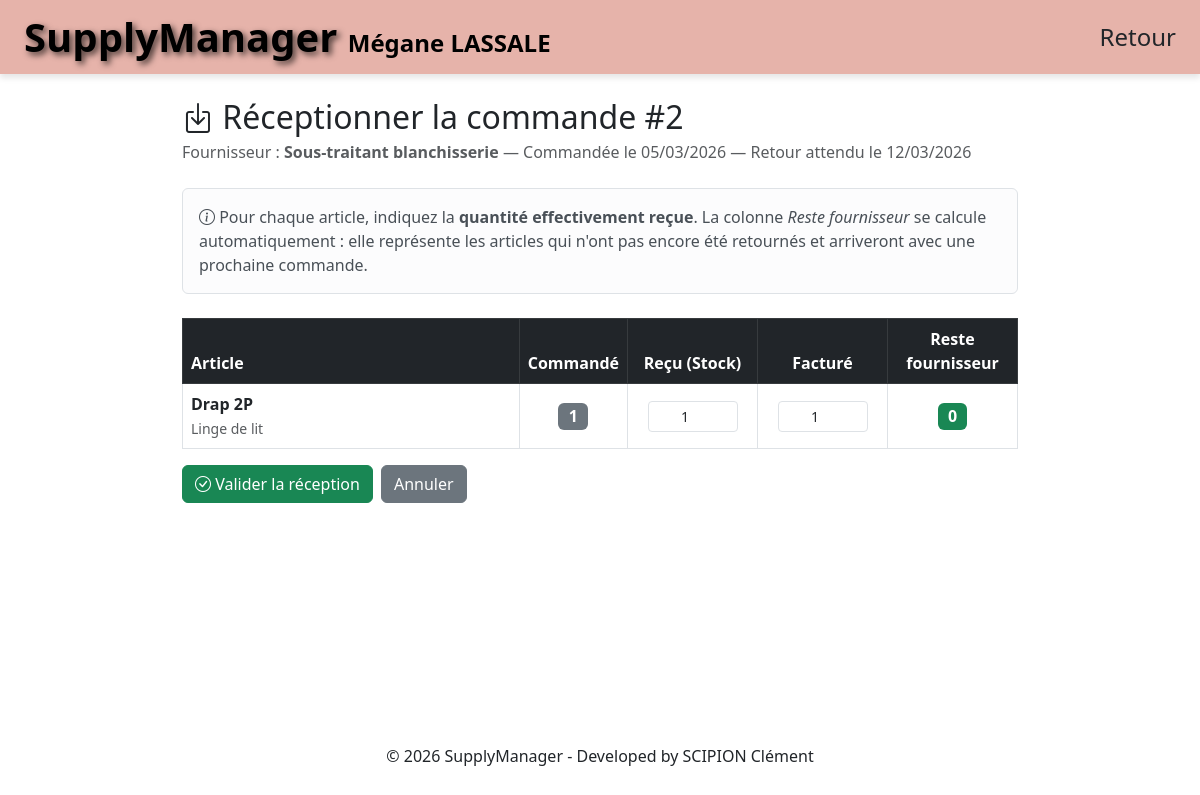
Page /receive-order/2/ (signed in) on the committed database.
### authentication/models.py (models this page shows, shortened)
class User(AbstractUser):
    username = models.CharField(
        max_length=150,
        unique=True,
        validators=[UsernameWithSpacesValidator()],
        error_messages={
            'unique': "Un utilisateur avec ce nom existe déjà.",
        },
    )
    objects = UserManager()
    ADMIN = 'ADMIN'
    DIRECTOR = 'DIRECTOR'
    CREW = 'CREW'
    ROLE_CHOICES = [
        (ADMIN, 'Admin'),
        (DIRECTOR, 'Responsable'),
        (CREW, 'Équipe'),
    ]
    role = models.CharField(max_length=15, choices=ROLE_CHOICES, default=CREW)
    still_active = models.BooleanField(default=True)
    created_by = models.ForeignKey(
        settings.AUTH_USER_MODEL,
        on_delete=models.SET_NULL,
        null=True,
        blank=True,
        related_name='created_users'
    )
    revoked_by = models.ForeignKey(
        settings.AUTH_USER_MODEL,
        on_delete=models.SET_NULL,
        null=True,
        blank=True,
        related_name='revoked_users'
    )
    date_start_contract = models.DateField(
        null=True,
        blank=True,
        verbose_name="Date début contrat"
    )
    date_end_contract = models.DateField(
        null=True,
        blank=True,
        verbose_name="Date fin contrat"
    )
    class Meta:
        verbose_name = "Utilisateur"
        verbose_name_plural = "Utilisateurs"
        indexes = [
            models.Index(fields=['role'], name='user_role_idx'),
            models.Index(fields=['still_active'], name='user_active_idx'),
            models.Index(fields=['date_end_contract'],
                         name='user_end_contract_idx'),
            models.Index(
                fields=['role', 'still_active'],
                name='user_role_active_idx'
            ),
            models.Index(
                fields=['role', 'date_end_contract'],
                name='user_role_contract_idx'
            ),
        ]

### supplier/models.py (models this page shows, shortened)
class Order(models.Model):
    STATUS_CHOICES = [
        ('pending', 'En attente'),
        ('delayed', 'En retard'),
        ('completed', 'Terminée'),
        ('partial', 'Terminée/partielle'),
    ]
    supplier = models.ForeignKey(
        Supplier,
        on_delete=models.CASCADE,
        related_name='orders',
        verbose_name="Fournisseur"
    )
    order_date = models.DateTimeField(
        default=timezone.now,
        verbose_name="Date de commande"
    )
    expected_return_date = models.DateField(
        verbose_name="Date de retour attendue"
    )
    actual_return_date = models.DateField(
        null=True,
        blank=True,
        verbose_name="Date de retour réelle"
    )
    status = models.CharField(
        max_length=20,
        choices=STATUS_CHOICES,
        default='pending',
        verbose_name="Statut"
    )
    created_by = models.ForeignKey(
        'authentication.User',
        on_delete=models.SET_NULL,
        null=True,
        related_name='orders_created',
        verbose_name="Créé par"
    )
    notes = models.TextField(
        blank=True,
        null=True,
        verbose_name="Notes"
    )
    created_at = models.DateTimeField(auto_now_add=True)
    updated_at = models.DateTimeField(auto_now=True)
    class Meta:
        verbose_name = "Commande"
        verbose_name_plural = "Commandes"
        ordering = ['-order_date']
        indexes = [
            models.Index(fields=['expected_return_date'],
                         name='order_exp_ret_idx'),
            models.Index(fields=['status'], name='order_status_idx'),
            models.Index(fields=['supplier', 'status'],
                         name='order_sup_status_idx'),
            models.Index(fields=['-order_date'], name='order_date_idx'),
            models.Index(
                fields=['status', 'expected_return_date'],
                name='order_status_date_idx'
            ),
        ]

class Supplier(models.Model):
    name = models.CharField(max_length=255)
    website = models.URLField(blank=True, null=True)
    contact_email = models.EmailField(blank=True, null=True)
    phone_number = models.CharField(max_length=20, blank=True, null=True)
    address = models.TextField(blank=True, null=True)
    other_details = models.TextField(blank=True, null=True)
    created_at = models.DateTimeField(auto_now_add=True)
    updated_at = models.DateTimeField(auto_now=True)

class OrderItem(models.Model):
    order = models.ForeignKey(
        Order,
        on_delete=models.CASCADE,
        related_name='order_items',
        verbose_name="Commande"
    )
    item = models.ForeignKey(
        'supply.Item',
        on_delete=models.CASCADE,
        related_name='order_items',
        verbose_name="Article"
    )
    quantity = models.PositiveIntegerField(
        verbose_name="Quantité"
    )
    received_quantity = models.PositiveIntegerField(
        null=True,
        blank=True,
        verbose_name="Quantité reçue",
        help_text="Rempli lors de la réception de la commande"
    )
    invoiced_quantity = models.PositiveIntegerField(
        null=True,
        blank=True,
        verbose_name="Quantité facturée"
    )
    notes = models.CharField(
        max_length=255,
        blank=True,
        null=True,
        verbose_name="Notes"
    )
    class Meta:
        verbose_name = "Article de commande"
        verbose_name_plural = "Articles de commande"
        unique_together = ['order', 'item']

### supply/models.py (models this page shows, shortened)
class Item(models.Model):
    name = models.CharField(max_length=255)
    category = models.ForeignKey(
        ItemsCategory,
        on_delete=models.CASCADE,
        related_name='items'
    )
    suppliers = models.ManyToManyField(
        'supplier.Supplier',
        related_name='items',
        blank=True
    )
    total_quantity = models.PositiveIntegerField(default=0)
    outside_quantity = models.PositiveIntegerField(default=0)
    available_quantity = models.PositiveIntegerField(default=0)
    excess_quantity = models.PositiveIntegerField(
        default=0,
        help_text="Quantité excédentaire"
    )
    information = models.CharField(max_length=255, blank=True, null=True)
    created_by = models.ForeignKey(
        'authentication.User',
        on_delete=models.SET_NULL,
        null=True
    )
    is_available = models.BooleanField(default=True)
    created_at = models.DateTimeField(auto_now_add=True)
    updated_at = models.DateTimeField(auto_now=True)
    stock_entry_date = models.DateField(blank=True, null=True)
    last_inventory_quantity = models.PositiveIntegerField(
        default=0,
        help_text="Quantité lors du dernier inventaire"
    )
    last_inventory_date = models.DateTimeField(
        null=True,
        blank=True,
        help_text="Date du dernier inventaire"
    )
    class Meta:
        verbose_name = "Article"
        verbose_name_plural = "Articles"
        ordering = ['name']
        indexes = [
            models.Index(fields=['available_quantity'],
                         name='item_avail_qty_idx'),
            models.Index(fields=['outside_quantity'], name='item_out_qty_idx'),
            models.Index(fields=['excess_quantity'],
                         name='item_excess_qty_idx'),
            models.Index(fields=['is_available'], name='item_is_avail_idx'),
            models.Index(fields=['category', 'name'],
                         name='item_cat_name_idx'),
            models.Index(fields=['-created_at'], name='item_created_idx'),
        ]

class ItemsCategory(models.Model):
    name = models.CharField(max_length=100, unique=True)
    class Meta:
        verbose_name_plural = "Categories"

### supplier/views.py (the view, shortened to what this page needs)
@login_required
def receive_order(request, order_id):
    from supplier.services import OrderReceptionService
    order = get_object_or_404(
        Order.objects.prefetch_related('order_items__item'),
        id=order_id
    )
    if order.status in ['completed', 'partial']:
        messages.warning(request, 'Cette commande est déjà réceptionnée.')
        return redirect('supplies_management')
    order_items = list(order.order_items.select_related('item').all())
    return render(request, 'receive_order.html', {
        'order': order,
        'order_items': order_items,
        'errors': [],
        'post_data': {},
    })

### supplier/templates/receive_order.html (shortened to what this page needs)
{% extends 'base_sensible_form.html' %}
{% load static %}
{% block content %}
<link rel="stylesheet" href="https://cdn.jsdelivr.net/npm/bootstrap-icons@1.11.0/font/bootstrap-icons.css">
<div class="container mt-4" style="max-width: 860px;">
    <h2 class="mb-1">
        <i class="bi bi-box-arrow-in-down"></i>
        Réceptionner la commande #{{ order.id }}
    </h2>
    <p class="text-muted mb-4">
        Fournisseur : <strong>{{ order.supplier.name }}</strong> &mdash;
        Commandée le {{ order.order_date|date:"d/m/Y" }} &mdash;
        Retour attendu le {{ order.expected_return_date|date:"d/m/Y" }}
    </p>
    <div class="alert alert-light border mb-4">
        <i class="bi bi-info-circle"></i>
        Pour chaque article, indiquez la <strong>quantité effectivement reçue</strong>.
        La colonne <em>Reste fournisseur</em> se calcule automatiquement : elle représente
        les articles qui n'ont pas encore été retournés et arriveront avec une prochaine commande.
    </div>
    <form method="post">
        <table class="table table-bordered align-middle">
            <thead class="table-dark">
                <tr>
                    <th>Article</th>
                    <th class="text-center" style="width:100px;">Commandé</th>
                    <th class="text-center" style="width:130px;">Reçu (Stock)</th>
                    <th class="text-center" style="width:130px;">Facturé</th>
                    <th class="text-center" style="width:130px;">Reste fournisseur</th>
                </tr>
            </thead>
            <tbody>
                {% for oi in order_items %}
                <tr>
                    <td>
                        <strong>{{ oi.item.name }}</strong>
                        <br><small class="text-muted">{{ oi.item.category.name }}</small>
                    </td>
                    <td class="text-center">
                        <span class="badge bg-secondary fs-6">{{ oi.quantity }}</span>
                    </td>
                    <td class="text-center">
                        <input type="number"
                               name="received_qty_{{ oi.id }}"
                               id="recv_{{ oi.id }}"
                               class="form-control form-control-sm text-center received-input"
                               data-ordered="{{ oi.quantity }}"
                               data-remaining-id="rem_{{ oi.id }}"
                               value="{{ oi.quantity }}"
                               min="0"
                               max="{{ oi.quantity }}"
                               style="width:90px; display:inline-block;">
                    </td>
                    <td class="text-center">
                        <input type="number"
                               name="invoiced_qty_{{ oi.id }}"
                               class="form-control form-control-sm text-center"
                               value="{{ oi.quantity }}"
                               min="0"
                               style="width:90px; display:inline-block;">
                    </td>
                    <td class="text-center">
                        <span id="rem_{{ oi.id }}" class="badge fs-6 bg-warning text-dark">0</span>
                    </td>
                </tr>
                {% endfor %}
            </tbody>
        </table>
        <div class="d-flex gap-2 mt-3">
            <button type="submit" class="btn btn-success">
                <i class="bi bi-check-circle"></i> Valider la réception
            </button>
            <a href="{% url 'supplies_management' %}" class="btn btn-secondary">Annuler</a>
        </div>
    </form>
</div>
{% endblock %}

### LaundryWatcher/templates/base_sensible_form.html (shortened to what this page needs)
{% load static %}
<!DOCTYPE html>
<html lang="fr">
<head>
    <link href="https://cdn.jsdelivr.net/npm/bootstrap@5.3.0/dist/css/bootstrap.min.css" rel="stylesheet">
    <link rel="stylesheet" href="{% static 'css/styles.css' %}">
</head>
<body>
    {% if user.is_authenticated %}
    <nav class="navbar navbar-expand-lg navbar-light sticky-top shadows-sm py-2"
        style="background-color: rgb(230, 179, 170); box-shadow: 0 4px 6px rgba(0, 0, 0, 0.1);">
        <div class="container-fluid px-4">
            <a class="navbar-brand d-none d-lg-block" href="{% url 'dashboard' %}">
                <h1 class="display-6 fw-bolder text-black mb-0"
                style="text-shadow: 3px 3px 6px rgba(0, 0, 0, 0.7);">
                SupplyManager
<span class="text-black fs-4 mb-0" style="text-shadow: none;">{{ user.username }}</span>
                </h1>
            </a>
                <div class="collapse navbar-collapse justify-content-end" id="navbarNav">
                    <a class="nav-link fs-4" href="javascript:history.back()">Retour</a>
        </div>
    </nav>
    {% endif %}
    <main>
        {% block content %}
        {% endblock %}
    </main>
    <footer>
        <p>&copy; 2026 SupplyManager - Developed by SCIPION Clément</p>
    </footer>
</body>
</html>

### LaundryWatcher/templates/base_sensible_form.html (style rules this page uses)
body { min-height: 100vh; display: flex; flex-direction: column; }
main { flex: 1; }
footer { margin-top: auto; padding: 1rem 0; text-align: center; }

### rows in the picture
User: username "Mégane LASSALE"
Order: id "2", supplier.name "Sous-traitant blanchisserie", order_date "05/03/2026", expected_return_date "12/03/2026"
OrderItem: item.name "Drap 2P", item.category.name "Linge de lit", quantity "1", id "1"
